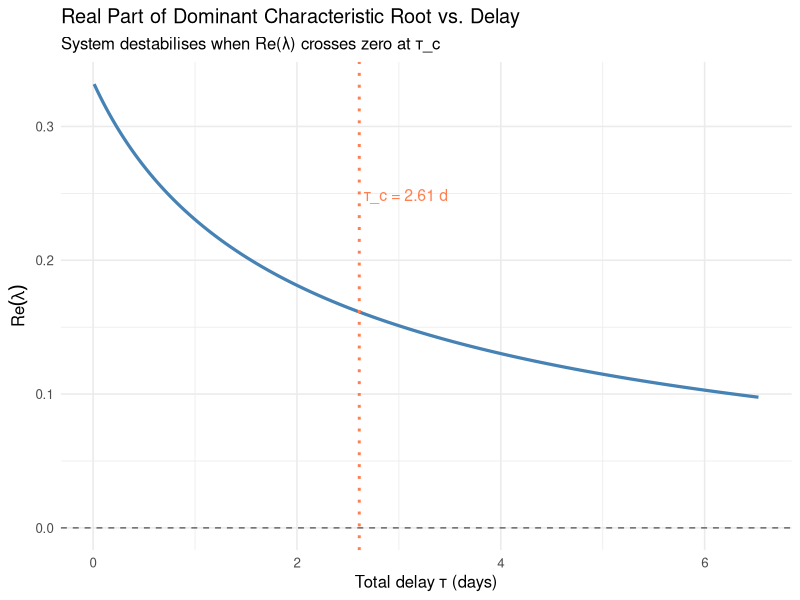
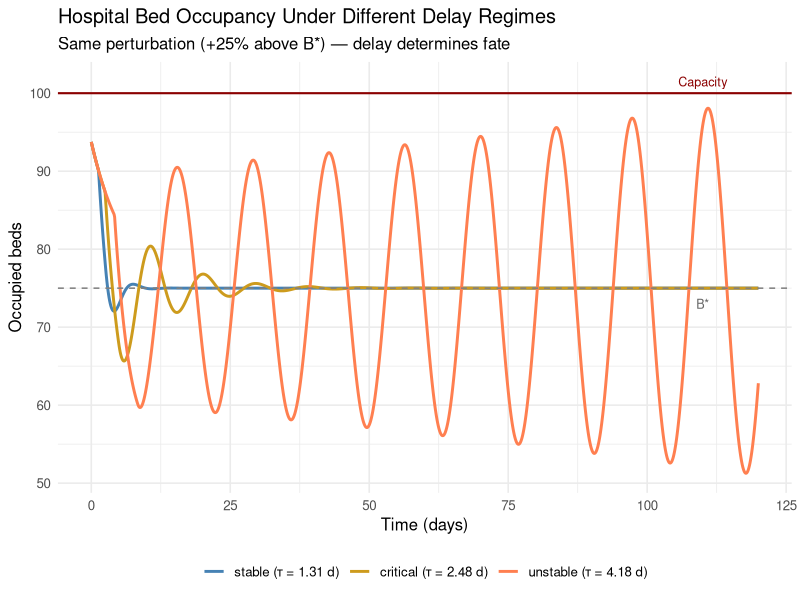

R code for these plots, in order:
## ---- chunk 1
library(deSolve)
library(ggplot2)
library(dplyr)

# -------------------------------------------------------
# Hospital bed occupancy DDE model
# -------------------------------------------------------

hospital_dde <- function(t, state, parms) {
  with(as.list(c(state, parms)), {
    tlag  <- t - (tau_a + tau_f)
    lag_B <- if (tlag < 0) B_hist else lagvalue(tlag, nr = 1)

    A_in <- A0 * (1 - lag_B / Bmax)
    dB   <- A_in - state["B"] / tau_s

    list(c(B = dB), A_in = A_in, lag_B = lag_B)
  })
}

# ---- Parameters ----------------------------------------
A0    <- 50
Bmax  <- 100
tau_s <- 6

B_star  <- A0 * tau_s * Bmax / (Bmax + A0 * tau_s)
a_decay <- 1 / tau_s
beta_fb <- A0 / Bmax

if (beta_fb <= a_decay) {
  stop(sprintf(
    "No Hopf crossing: A0/Bmax=%.3f must exceed 1/tau_s=%.3f.",
    beta_fb, a_decay
  ))
}

omega_c <- sqrt(beta_fb^2 - a_decay^2)
tau_c   <- atan(omega_c / a_decay) / omega_c

cat(sprintf("B_star  = %.2f beds\n", B_star))
cat(sprintf("tau_c   = %.3f days\n\n", tau_c))

# ---- Three regimes -------------------------------------
tau_values <- c(
  stable   = round(0.5  * tau_c, 2),
  critical = round(0.95 * tau_c, 2),
  unstable = round(1.6  * tau_c, 2)
)

times <- seq(0, 120, by = 0.1)

results <- lapply(names(tau_values), function(regime) {
  tau_total <- unname(tau_values[regime])

  parms <- list(
    tau_a  = tau_total / 2,
    tau_f  = tau_total / 2,
    tau_s  = tau_s,
    A0     = A0,
    Bmax   = Bmax,
    B_hist = B_star
  )

  sol <- dede(
    y     = c(B = B_star * 1.25),
    times = times,
    func  = hospital_dde,
    parms = parms,
    atol  = 1e-8,
    rtol  = 1e-8
  )

  as.data.frame(sol) %>%
    mutate(regime = paste0(regime, " (\u03c4 = ", tau_total, " d)"))
})

df_all    <- bind_rows(results)
df_all$regime <- factor(df_all$regime, levels = unique(df_all$regime))

# -------------------------------------------------------
# Robust root finder: Re(lambda) vs tau
# Solves lambda = -a + beta * exp(-lambda * tau)
# Uses Newton-Raphson instead of fixed-point iteration
# to avoid exp() overflow with large imaginary parts
# -------------------------------------------------------
find_Re_lambda <- function(tau, a, beta, omega_init) {
  lam <- complex(real = 0, imaginary = omega_init)

  for (i in seq_len(400)) {
    elam  <- exp(-lam * tau)

    # Guard against overflow / non-finite values
    if (!is.finite(Mod(elam))) {
      # Clamp real part to avoid runaway; reset imaginary
      lam <- complex(real = 0, imaginary = omega_init * runif(1, 0.8, 1.2))
      next
    }

    f     <- lam - (-a + beta * elam)          # residual
    f_prime <- 1 + beta * tau * elam            # analytic derivative

    if (!is.finite(Mod(f_prime)) || Mod(f_prime) < 1e-14) break

    lam_new <- lam - f / f_prime               # Newton step

    if (Mod(lam_new - lam) < 1e-12) {
      lam <- lam_new
      break
    }
    lam <- lam_new
  }

  if (is.finite(Re(lam))) Re(lam) else NA_real_
}

tau_grid  <- seq(0.01, tau_c * 2.5, length.out = 400)
Re_lambda <- sapply(tau_grid, find_Re_lambda,
                    a = a_decay, beta = beta_fb, omega_init = omega_c)

df_stability <- data.frame(tau = tau_grid, Re_lambda = Re_lambda)

# ---- Plot 1: Stability boundary ------------------------
p1 <- ggplot(df_stability, aes(x = tau, y = Re_lambda)) +
  geom_line(color = "steelblue", linewidth = 1.1) +
  geom_hline(yintercept = 0, linetype = "dashed", color = "gray40") +
  geom_vline(xintercept = tau_c, linetype = "dotted",
             color = "coral", linewidth = 1) +
  annotate("text",
           x     = tau_c + 0.05,
           y     = max(Re_lambda, na.rm = TRUE) * 0.75,
           label = sprintf("\u03c4_c = %.2f d", tau_c),
           color = "coral", hjust = 0, size = 4) +
  labs(
    title    = "Real Part of Dominant Characteristic Root vs. Delay",
    subtitle = "System destabilises when Re(\u03bb) crosses zero at \u03c4_c",
    x        = "Total delay \u03c4 (days)",
    y        = expression(Re(lambda))
  ) +
  theme_minimal(base_size = 12)

# ---- Plot 2: Time-series across regimes ----------------
p2 <- ggplot(df_all, aes(x = time, y = B, color = regime)) +
  geom_line(linewidth = 1) +
  geom_hline(yintercept = B_star, linetype = "dashed", color = "gray50") +
  geom_hline(yintercept = Bmax,   color = "darkred",  linewidth = 0.7) +
  annotate("text", x = 110, y = Bmax + 1.5,
           label = "Capacity", color = "darkred", size = 3.2) +
  annotate("text", x = 110, y = B_star - 2,
           label = "B*", color = "gray40", size = 3.2) +
  scale_color_manual(values = c("steelblue", "goldenrod3", "coral")) +
  labs(
    title    = "Hospital Bed Occupancy Under Different Delay Regimes",
    subtitle = "Same perturbation (+25% above B*) \u2014 delay determines fate",
    x        = "Time (days)",
    y        = "Occupied beds",
    color    = NULL
  ) +
  theme_minimal(base_size = 12) +
  theme(legend.position = "bottom")

print(p1)
print(p2)
